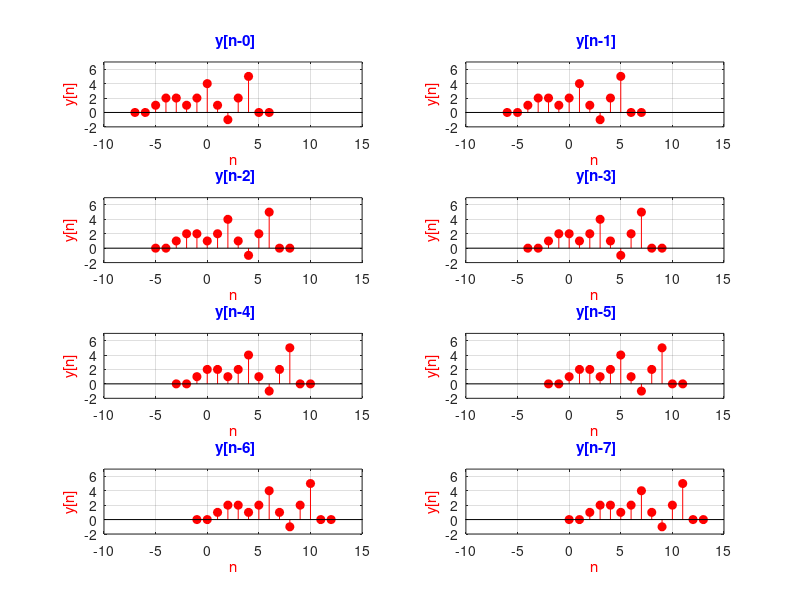

MATLAB code to generate this figure:
n=-7:6;
x=[0,0,1,-1,2,3,7,1,2,-1,3,0,0,0];
y=[0,0,1,2,2,1,2,4,1,-1,2,5,0,0];
sum=0;
sum1=0;
for i=1:8
    subplot(4,2,i);
    stem(n,y,'r','filled');
    xlabel('n','Color','r');
    ylabel('y[n]','Color','r');
    title(sprintf(' y[n-%d]',i-1),'color','b');
    axis([-10 15 -2 7]);
    grid ;
    sum=0;
    for cc=1:15-i
        sum=sum+x(cc+i-1).*y(cc); 
    end 
    disp((sprintf("x[n]*y[n-%d] = %d",i-1,sum)));
    
    sum1=sum1+sum;
    n = -7+i:6+i;
end 
disp((sprintf("Total is = %d",sum1)))   

   
    


